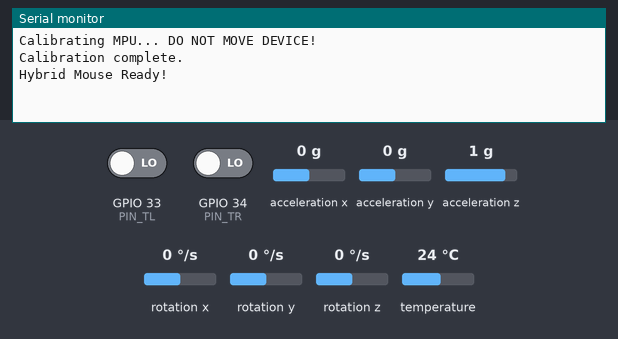
The program below on a simulated ESP32. On the bench: the last lines printed to the serial monitor. Inputs (shaded band) come from the test bench; at power-on: GPIO 33 (PIN_TL) LOW, GPIO 34 (PIN_TR) LOW, acceleration x 0 g, acceleration y 0 g, acceleration z 1 g, rotation x 0 °/s, rotation y 0 °/s, rotation z 0 °/s, temperature 24 °C. USB keyboard and mouse output is not drawn.

Above: at 2.6 s.
2.7 s: GPIO 33 (PIN_TL) driven HIGH
At 3.9 s:
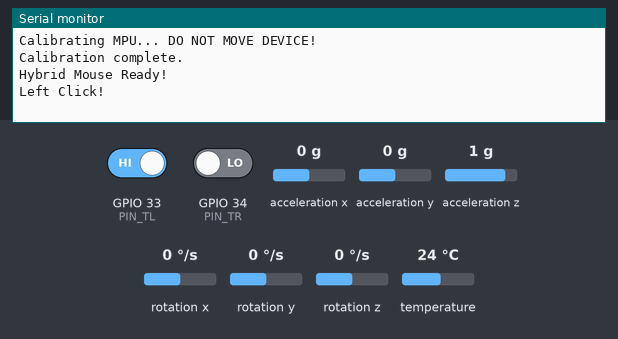
4.2 s: GPIO 34 (PIN_TR) driven HIGH
At 5.1 s:
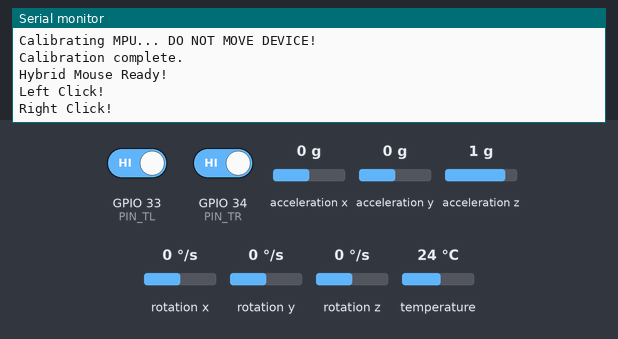

The program:

main.cpp
```cpp
#include <Arduino.h>
#include <BleMouse.h>
#include <Adafruit_MPU6050.h>
#include <Adafruit_Sensor.h>
#include <Wire.h>

// --- Pins ---
const int PIN_TR = 34, PIN_BR = 35, PIN_BL = 32, PIN_TL = 33;

// --- Advanced Config ---
const float BASE_SENSITIVITY = 5.0;   // Base speed multiplier
const float ACCELERATION_PWR = 1.8;   // Curve: 1.0 is linear, 2.0 is quadratic (highly exponential)
const float GYRO_DEADZONE = 0.02;     // Lowered because we now have filtering
const float FILTER_ALPHA = 0.3;       // 0.0 to 1.0. Lower = smoother but slight latency.
const uint32_t CLICK_DEBOUNCE = 300;  // ms

// --- Objects ---
BleMouse bleMouse("Karthik-AirMouse", "EEE", 100);
Adafruit_MPU6050 mpu;

// --- State ---
volatile bool clickDetected = false;
volatile int activeSensor = -1;
uint32_t lastClickTime = 0;

// Signal Processing State
float gyroXOffset = 0, gyroZOffset = 0;
float filteredX = 0, filteredZ = 0;
float remainderX = 0, remainderY = 0;

// --- ISRs ---
void IRAM_ATTR isr_TR() { if(!clickDetected) { activeSensor = 34; clickDetected = true; } }
void IRAM_ATTR isr_TL() { if(!clickDetected) { activeSensor = 33; clickDetected = true; } }

void calibrateMPU() {
    Serial.println("Calibrating MPU... DO NOT MOVE DEVICE!");
    float sumX = 0, sumZ = 0;
    const int numSamples = 200;

    for (int i = 0; i < numSamples; i++) {
        sensors_event_t a, g, temp;
        mpu.getEvent(&a, &g, &temp);
        sumX += g.gyro.x;
        sumZ += g.gyro.z;
        delay(5);
    }

    gyroXOffset = sumX / numSamples;
    gyroZOffset = sumZ / numSamples;
    Serial.println("Calibration complete.");
}

void setup() {
    Serial.begin(115200);

    if (!mpu.begin()) {
        Serial.println("Failed to find MPU6050 chip");
        while (1) delay(10);
    }
    mpu.setGyroRange(MPU6050_RANGE_250_DEG);

    calibrateMPU(); // Remove baseline drift

    pinMode(PIN_TR, INPUT);
    pinMode(PIN_TL, INPUT);
    attachInterrupt(digitalPinToInterrupt(PIN_TR), isr_TR, RISING);
    attachInterrupt(digitalPinToInterrupt(PIN_TL), isr_TL, RISING);

    bleMouse.begin();
    Serial.println("Hybrid Mouse Ready!");
}

void loop() {
    if (!bleMouse.isConnected()) return;

    // 1. HANDLE CONTINUOUS MOVEMENT
    sensors_event_t a, g, temp;
    mpu.getEvent(&a, &g, &temp);

    // Remove zero-rate offset
    float rawX = g.gyro.x - gyroXOffset;
    float rawZ = g.gyro.z - gyroZOffset;

    // Apply EMA Low-Pass Filter
    filteredX = (FILTER_ALPHA * rawX) + ((1.0 - FILTER_ALPHA) * filteredX);
    filteredZ = (FILTER_ALPHA * rawZ) + ((1.0 - FILTER_ALPHA) * filteredZ);

    // Apply Deadzone to filtered signal
    float finalX = (abs(filteredX) < GYRO_DEADZONE) ? 0 : filteredX;
    float finalZ = (abs(filteredZ) < GYRO_DEADZONE) ? 0 : filteredZ;

    // Apply Acceleration Curve & Sensitivity
    // Using pow() creates a curve, preserving the directional sign
    float moveX_f = -1.0 * (finalZ > 0 ? 1 : -1) * pow(abs(finalZ), ACCELERATION_PWR) * BASE_SENSITIVITY;
    float moveY_f = -1.0 * (finalX > 0 ? 1 : -1) * pow(abs(finalX), ACCELERATION_PWR) * BASE_SENSITIVITY;

    // Sub-pixel Accumulation to prevent integer truncation of slow movements
    moveX_f += remainderX;
    moveY_f += remainderY;

    int moveX = (int)moveX_f;
    int moveY = (int)moveY_f;

    // Store the fractional part for the next loop
    remainderX = moveX_f - moveX;
    remainderY = moveY_f - moveY;

    if (moveX != 0 || moveY != 0) {
        bleMouse.move(moveX, moveY);
    }

    // 2. HANDLE DISCRETE CLICKS
    if (clickDetected && (millis() - lastClickTime > CLICK_DEBOUNCE)) {
        if (activeSensor == 33) {
            bleMouse.click(MOUSE_LEFT);
            Serial.println("Left Click!");
        }
        else if (activeSensor == 34) {
            bleMouse.click(MOUSE_RIGHT);
            Serial.println("Right Click!");
        }

        clickDetected = false;
        activeSensor = -1;
        lastClickTime = millis();
    }

    delay(10); // 100Hz Refresh
}
```

Measured:
- after the input at 2.7 s, the serial monitor: prints a new line at once (image 1)
- after the input at 4.2 s, the serial monitor: prints a new line at once (image 2)
